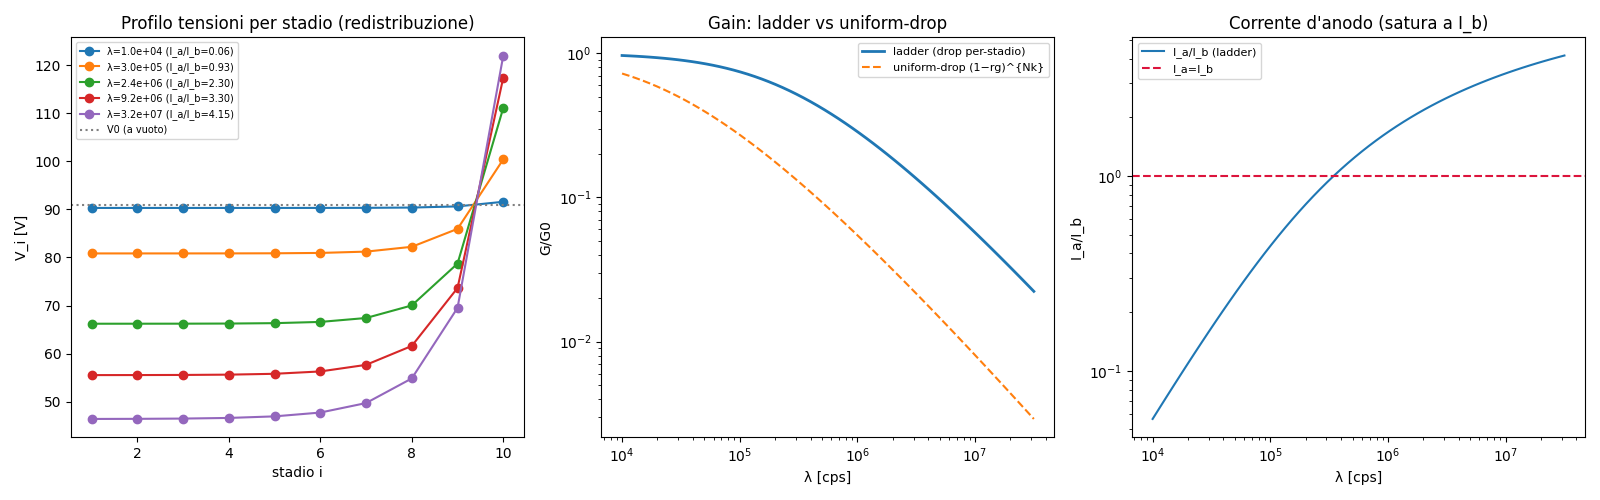

The script that saved this image:
"""
Full coupled nonlinear divider model with PER-STAGE voltages (no uniform-drop
assumption). Homogeneous R and dynode law, but each stage solved self-consistently.

Resistor ladder across a FIXED supply (total voltage conserved):
  nodes U_0=0 (cathode) ... U_{N+1}=V_HV (anode); resistor R between neighbours.
  stage gap V_i = U_i - U_{i-1};  dynode gain δ_i = a·V_i^κ.
  beam current entering dynode i:  J_i = I0·∏_{j<i} δ_j,  I0 = q·n0·λ (cathode current).
  tube pulls from node i the resupply current  t_i = (δ_i−1)·J_i.
  KCL at each dynode node i=1..N:
     (U_{i-1}-U_i)/R + (U_{i+1}-U_i)/R − t_i = 0.
Solve U_1..U_N self-consistently (δ depends on U). Total gain G = ∏ δ_i.
Because ΣV=V_HV is fixed, loading REDISTRIBUTES the gaps (some rise, some fall).
"""
import numpy as np
import matplotlib
matplotlib.use("Agg")
import matplotlib.pyplot as plt
from scipy.optimize import fsolve

N = 10; KAPPA = 0.75; VHV = 1000.0
delta0 = 4.0                                   # nominal per-stage gain -> a
V0 = VHV / (N + 1)
a = delta0 / V0 ** KAPPA                        # so δ(V0)=delta0, G0=delta0^N
q, n0 = 1.6e-19, 3500.0
Ib = 1e-4                                       # bias current 0.1 mA
R = VHV / ((N + 1) * Ib)                         # divider resistor

def residual(U, I0):
    Ufull = np.concatenate(([0.0], U, [VHV]))
    V = np.diff(Ufull)                           # N+1 gaps
    Vd = np.clip(V[:N], 1e-6, None)              # dynode gaps
    delta = a * Vd ** KAPPA
    J = I0 * np.concatenate(([1.0], np.cumprod(delta)[:-1]))   # J_i, i=1..N
    t = (delta - 1) * J                          # tube extraction at each node
    res = np.empty(N)
    for i in range(N):                           # KCL at node i+1 (0-indexed i)
        res[i] = (Ufull[i] - Ufull[i + 1]) / R + (Ufull[i + 2] - Ufull[i + 1]) / R - t[i]
    return res

def solve(lam, guess):
    I0 = q * n0 * lam
    U = fsolve(residual, guess, args=(I0,), full_output=False)
    Ufull = np.concatenate(([0.0], U, [VHV]))
    V = np.diff(Ufull)[:N]
    delta = a * np.clip(V, 1e-6, None) ** KAPPA
    G = np.prod(delta)
    Ia = q * n0 * lam * G
    return U, V, G, Ia

lams = np.logspace(4, 7.5, 60)
guess = np.linspace(0, VHV, N + 2)[1:-1]
Gs, Ias, Vprof = [], [], []
for lam in lams:
    U, V, G, Ia = solve(lam, guess); guess = U      # continuation
    Gs.append(G); Ias.append(Ia); Vprof.append(V)
Gs = np.array(Gs); Ias = np.array(Ias); Vprof = np.array(Vprof)
G0 = delta0 ** N

fig, ax = plt.subplots(1, 3, figsize=(16, 5))
# (1) per-stage voltage profile at a few rates
sel = [0, 25, 40, 50, 59]
for j in sel:
    ax[0].plot(range(1, N + 1), Vprof[j], "o-", label=f"λ={lams[j]:.1e} (I_a/I_b={Ias[j]/Ib:.2f})")
ax[0].axhline(V0, color="gray", ls=":", label="V0 (a vuoto)")
ax[0].set_xlabel("stadio i"); ax[0].set_ylabel("V_i [V]")
ax[0].set_title("Profilo tensioni per stadio (redistribuzione)"); ax[0].legend(fontsize=7)
# (2) G(λ): full ladder vs uniform-drop
ax[1].loglog(lams, Gs / G0, "-", lw=2, label="ladder (drop per-stadio)")
# uniform-drop reference g=(1-r g)^{Nk}, r=q n0 λ G0/Ib
from scipy.optimize import brentq
p = N * KAPPA
def g_unif(lam):
    r = q * n0 * lam * G0 / Ib
    hi = min(1.0, 1.0 / r) * (1 - 1e-12) if r > 0 else 1.0
    return brentq(lambda g: g - (1 - r * g) ** p, 1e-14, hi) if r > 0 else 1.0
ax[1].loglog(lams, [g_unif(l) for l in lams], "--", label="uniform-drop (1−rg)^{Nk}")
ax[1].set_xlabel("λ [cps]"); ax[1].set_ylabel("G/G0")
ax[1].set_title("Gain: ladder vs uniform-drop"); ax[1].legend(fontsize=8)
# (3) anode current saturation + which stages rise/fall
ax[2].loglog(lams, Ias / Ib, label="I_a/I_b (ladder)")
ax[2].axhline(1, color="crimson", ls="--", label="I_a=I_b")
ax[2].set_xlabel("λ [cps]"); ax[2].set_ylabel("I_a/I_b")
ax[2].set_title("Corrente d'anodo (satura a I_b)"); ax[2].legend(fontsize=8)
fig.tight_layout(); fig.savefig("gain_ladder.png", dpi=100)

# diagnostics: does any stage voltage RISE above V0 (bump precursor)?
print(f"V0 (no load) = {V0:.1f} V ;  G0 = {G0:.3e}")
print("\nλ [cps]     I_a/I_b   G/G0     V_1(primo)  V_N(ultimo)  max stadio")
for j in [0, 25, 40, 50, 55, 59]:
    print("%9.2e  %7.3f  %7.4f   %8.1f   %9.1f   V%d=%.0f"
          % (lams[j], Ias[j]/Ib, Gs[j]/G0, Vprof[j][0], Vprof[j][-1],
             1+int(np.argmax(Vprof[j])), Vprof[j].max()))
rose = np.any(Vprof.max(1) > V0 * 1.001)
print(f"\nQualche stadio sale sopra V0?  {rose}  (se sì → bump emerge dal circuito)")
print("saved gain_ladder.png")
